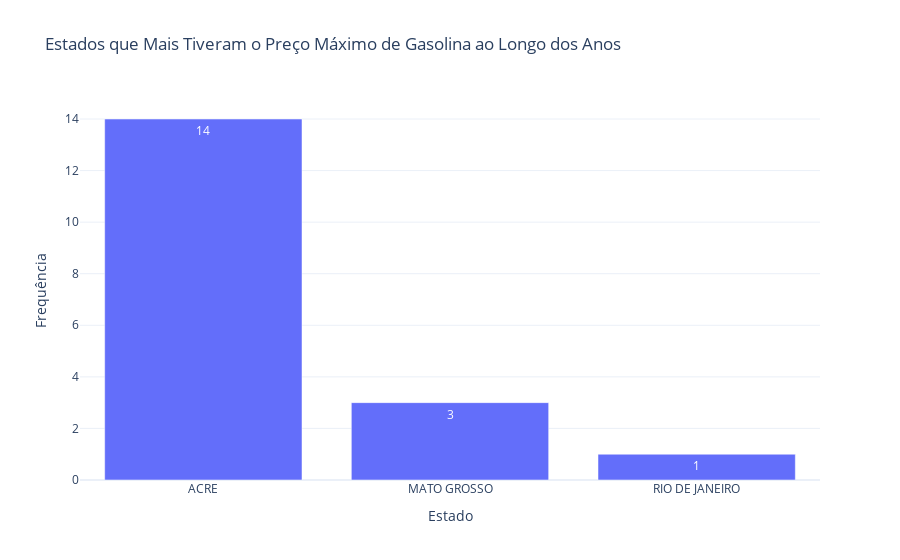

Notebook code cell kept with this figure:
### Code cell
# Contagem de estados que mais aparecem como máximo
max_counts = tabela_diferencas_gasolina['Estado Preço Médio Máximo'].value_counts().reset_index()
max_counts.columns = ['Estado', 'Frequência']

fig = px.bar(
    max_counts,
    x='Estado',
    y='Frequência',
    title="Estados que Mais Tiveram o Preço Máximo de Gasolina ao Longo dos Anos",
    text='Frequência'
)

fig.update_layout(template="plotly_white")

fig.write_image("../images/preco_max_gasolina.png")
fig.show()

### Figure 1 — Plotly figure (JSON) as saved in the notebook; plotly's stock layout.template omitted (floating-point values rounded to 4 significant figures)
{"data": [{"hovertemplate": "Estado=%{x}<br>Frequência=%{text}<extra></extra>", "legendgroup": "", "marker": {"color": "#636efa", "pattern": {"shape": ""}}, "name": "", "orientation": "v", "showlegend": false, "text": [14.0, 3.0, 1.0], "textposition": "auto", "type": "bar", "x": ["ACRE", "MATO GROSSO", "RIO DE JANEIRO"], "xaxis": "x", "y": [14, 3, 1], "yaxis": "y"}], "layout": {"barmode": "relative", "legend": {"tracegroupgap": 0}, "title": {"text": "Estados que Mais Tiveram o Preço Máximo de Gasolina ao Longo dos Anos"}, "xaxis": {"anchor": "y", "domain": [0, 1], "title": {"text": "Estado"}}, "yaxis": {"anchor": "x", "domain": [0, 1], "title": {"text": "Frequência"}}}}
